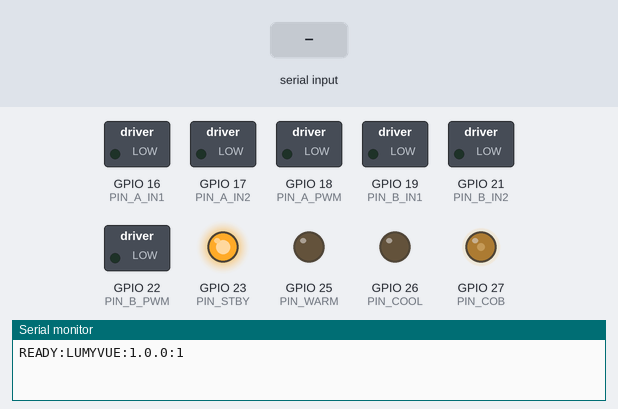
Simulated run of this sketch. Board: ESP32. Parts: switched loads named in the sketch (green lamp = pin HIGH), output pins drawn as LEDs (lit = HIGH), the last lines printed to the serial monitor. The inputs (shaded band) are chosen by the test bench. EEPROM starts erased.

Above: at 1.2 s.
1.3 s: "CAPTURE_START\n" received over Serial
At 1.95 s:
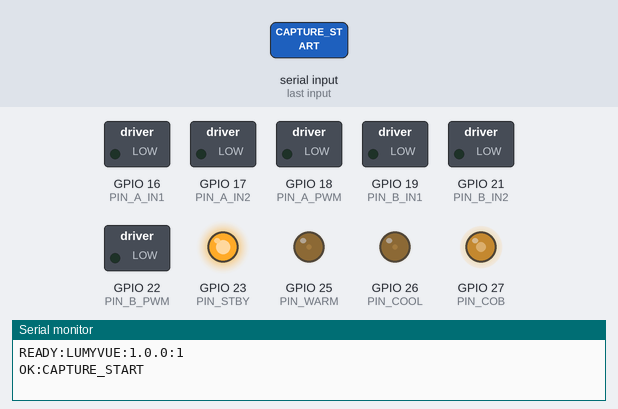
At 4.4 s:
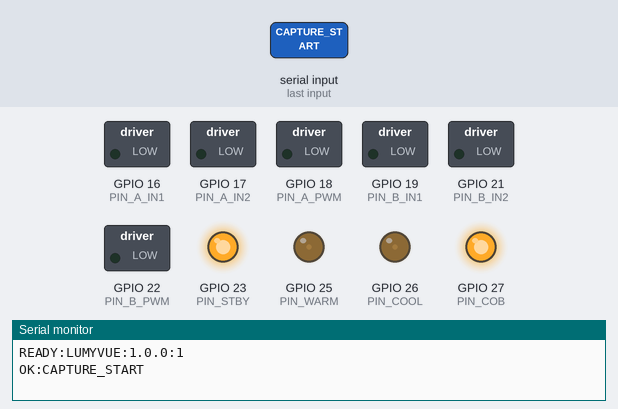
5.8 s: "PING\n" received over Serial
Timing chart, 0 to 37.3 s (numbered marks = the images above; inputs shaded):
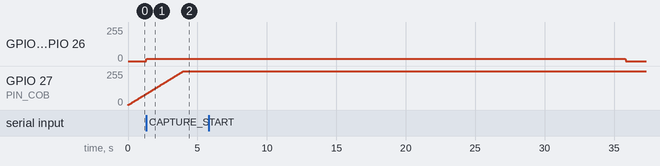

Measured:
- after the input at 1.3 s, GPIO 25 (PIN_WARM), GPIO 26 (PIN_COOL): 0/255 → 18/255 at once

The sketch:

LUMYVUE_ESP32_Firmware.ino
```cpp
/*
  LUMYVUE ESP32 lighting controller
  Firmware version : 1.0.0
  Protocol version : 1   (see PROTOCOL.md; the LUMYVUE app uses exactly the same protocol)

  What it does
    * Controls the two light groups of the LUMYVUE workstation over USB serial:
        SOFT lights  - the 12 V COB lights inside the housing      (GPIO 27)
        RING light   - the main light around the camera, two colour channels
                       warm / yellow (GPIO 25) and cool / white (GPIO 26)
    * The soft lights FADE IN by themselves as soon as the board gets power (about 4 seconds), without waiting for Windows or the app.
    * The ring light stays OFF until the app asks for it (CAPTURE_START / RING:n).
    * Every change glides (fades) instead of jumping; nothing in the code blocks.
    * Safety: if the ring light is on and the app goes silent for 30 s, the ring light switches itself off.

  Hardware (unchanged from the original ringlight.ino)
    The ESP32 pins drive logic-level N-channel MOSFETs (low-side switches); they do NOT power the lights directly.
    Gate -> 100 ohm from the GPIO, 10 k pulldown to GND (the light stays off while the board boots).
    The chin-rest motor driver (TB6612FNG) pins are left in their original safe state (motors stopped, driver awake);
    LUMYVUE does not move the chin rest.

  Arduino IDE settings
    Board  : "ESP32 Dev Module" (ESP32-WROOM-32 / DevKit) from the "esp32 by Espressif Systems" package, core 2.x or 3.x
    Library: Preferences (included with the ESP32 core). No other library is needed.
    Serial : 115200 baud, 8N1, lines end with \n (the app sends \n; \r\n is accepted too)
*/

#include <Preferences.h>
#include <string.h>
#include <math.h>

#define FW_VERSION       "1.0.0"
#define PROTOCOL_VERSION 1

// ===================================================================================================================================
//  Settings you may change (everything else must stay the same on every ESP32 so all firmware behaves alike)
// ===================================================================================================================================
const unsigned long SERIAL_BAUD        = 115200;
const unsigned long SOFT_FADE_IN_MS    = 4000;    // soft lights: time to fade in after power-up (and after the first command ends it)
const unsigned long FADE_MS            = 500;     // every other change glides over this time
const int           SOFT_DEFAULT       = 255;     // soft-light brightness (0..255) used at power-up when nothing was saved
const int           RING_DEFAULT       = 153;     // ring-light brightness when switched on (about 60 %)
const int           TEMP_DEFAULT       = 128;     // ring colour: 0 = fully warm, 255 = fully cool, 128 = neutral
const unsigned long RING_WATCHDOG_MS   = 30000;   // ring light off if no byte arrives for this long (the app polls every ~3 s)
const unsigned long SAVE_DELAY_MS      = 2000;    // settings are saved to flash this long after the last change

// ===================================================================================================================================
//  GPIO and PWM (identical to ringlight.ino)
// ===================================================================================================================================
const int PIN_WARM = 25;   // gate of the MOSFET on Y-  (ring, warm / yellow channel)
const int PIN_COOL = 26;   // gate of the MOSFET on W-  (ring, cool / white channel)
const int PIN_COB  = 27;   // gate of the MOSFET on the 12 V COB soft lights (negative side)

// Chin-rest motor driver (TB6612FNG). Not used by LUMYVUE: left stopped, exactly as in the original firmware.
const int PIN_A_IN1 = 16, PIN_A_IN2 = 17, PIN_A_PWM = 18;
const int PIN_B_IN1 = 19, PIN_B_IN2 = 21, PIN_B_PWM = 22;
const int PIN_STBY  = 23;

const uint32_t PWM_FREQ = 20000;                         // 20 kHz: no visible or camera flicker
const uint8_t  PWM_BITS = 10;                            // duty 0..1023
const uint32_t PWM_MAX  = (1UL << PWM_BITS) - 1;
const int CH_WARM = 0, CH_COOL = 1, CH_COB = 2, CH_MA = 3, CH_MB = 4;   // only used on core 2.x

// ===================================================================================================================================
//  PWM helpers (core 2.x and 3.x use different LEDC calls)
// ===================================================================================================================================
void pwmBegin(int pin, int ch) {
#if defined(ESP_ARDUINO_VERSION_MAJOR) && ESP_ARDUINO_VERSION_MAJOR >= 3
  ledcAttach(pin, PWM_FREQ, PWM_BITS);
#else
  ledcSetup(ch, PWM_FREQ, PWM_BITS);
  ledcAttachPin(pin, ch);
#endif
}

void pwmWrite(int pin, int ch, uint32_t duty) {
#if defined(ESP_ARDUINO_VERSION_MAJOR) && ESP_ARDUINO_VERSION_MAJOR >= 3
  ledcWrite(pin, duty);
#else
  ledcWrite(ch, duty);
#endif
}

// Gamma so a brightness slider feels even to the eye (same as the original firmware)
uint32_t toDuty(float x) {
  if (x <= 0) return 0;
  if (x >= 1) return PWM_MAX;
  return (uint32_t)(powf(x, 2.2f) * PWM_MAX + 0.5f);
}

// ===================================================================================================================================
//  Lighting state
// ===================================================================================================================================
Preferences prefs;

int  softLevel = SOFT_DEFAULT;   // remembered soft brightness 0..255
bool softOn    = true;           // soft lights are on at power-up
int  ringLevel = RING_DEFAULT;   // remembered ring brightness 0..255 (used when the ring is switched on)
bool ringOn    = false;          // the ring light is OFF until the app asks for it
int  tempLevel = TEMP_DEFAULT;   // ring colour 0 warm .. 255 cool
bool captureActive = false;      // between CAPTURE_START and CAPTURE_END

// Target duty (what the lights are heading to) and current duty (what the pins output now)
float tgtWarm = 0, tgtCool = 0, tgtCob = 0;
float curWarm = 0, curCool = 0, curCob = 0;
unsigned long softFadeMs = SOFT_FADE_IN_MS;   // slow at power-up, normal after the first command or once the target is reached
unsigned long lastFade = 0;

bool dirty = false;
unsigned long lastChange = 0;
unsigned long lastRx = 0;

void applyOutput() {
  float s = softOn ? softLevel / 255.0f : 0.0f;
  float b = ringOn ? ringLevel / 255.0f : 0.0f;
  float t = tempLevel / 255.0f;
  // Warm and cool shares add up to the brightness, so the supply never has to deliver more than one full channel at a time.
  tgtWarm = (float)toDuty(b * (1.0f - t));
  tgtCool = (float)toDuty(b * t);
  tgtCob  = (float)toDuty(s);
}

float slew(float cur, float tgt, float step) {
  if (cur < tgt) return (cur + step < tgt) ? cur + step : tgt;
  if (cur > tgt) return (cur - step > tgt) ? cur - step : tgt;
  return cur;
}

// Called from loop(): moves every light a little closer to its target. Never blocks.
void fadeUpdate() {
  unsigned long now = millis();
  unsigned long dt = now - lastFade;
  if (dt < 10) return;
  if (dt > 50) dt = 50;                                   // never jump after a long pause
  lastFade = now;
  float stepNormal = (float)PWM_MAX * dt / FADE_MS;
  float stepSoft   = (float)PWM_MAX * dt / softFadeMs;
  curWarm = slew(curWarm, tgtWarm, stepNormal);
  curCool = slew(curCool, tgtCool, stepNormal);
  curCob  = slew(curCob,  tgtCob,  stepSoft);
  pwmWrite(PIN_WARM, CH_WARM, (uint32_t)(curWarm + 0.5f));
  pwmWrite(PIN_COOL, CH_COOL, (uint32_t)(curCool + 0.5f));
  pwmWrite(PIN_COB,  CH_COB,  (uint32_t)(curCob + 0.5f));
  if (softFadeMs != FADE_MS && tgtCob > 0 && curCob >= tgtCob) softFadeMs = FADE_MS;   // the slow power-up fade is finished
}

void markChanged() {
  dirty = true;
  lastChange = millis();
}

// ===================================================================================================================================
//  Serial protocol (see PROTOCOL.md). One command per line, one answer per command.
// ===================================================================================================================================
// Commands:  HELLO  PING  STATUS  SOFT:n  RING:n  RINGLEVEL:n  TEMP:n  CAPTURE_START  CAPTURE_END  ALL_OFF      (n = 0..255)
// Answers:   READY:LUMYVUE:<fw>:<protocol>   PONG   STATUS:...   OK:<command>[:<n>]   ERROR:INVALID_COMMAND   ERROR:INVALID_BRIGHTNESS
// "OK" means the command was ACCEPTED and the target was set. It does not mean the light has finished fading or reached a measured brightness.

char lineBuf[64];
uint8_t lineLen = 0;
bool lineOverflow = false;

void replyReady() {
  Serial.print("READY:LUMYVUE:");
  Serial.print(FW_VERSION);
  Serial.print(":");
  Serial.println(PROTOCOL_VERSION);
}

void replyStatus() {
  Serial.print("STATUS:SOFT=");       Serial.print(softOn ? softLevel : 0);
  Serial.print(";SOFTLEVEL=");        Serial.print(softLevel);
  Serial.print(";RING=");             Serial.print(ringOn ? ringLevel : 0);
  Serial.print(";RINGLEVEL=");        Serial.print(ringLevel);
  Serial.print(";TEMP=");             Serial.print(tempLevel);
  Serial.print(";CAPTURE=");          Serial.print(captureActive ? 1 : 0);
  Serial.print(";FW=");               Serial.print(FW_VERSION);
  Serial.print(";P=");                Serial.print(PROTOCOL_VERSION);
  Serial.print(";UP=");               Serial.println(millis() / 1000UL);
}

void replyOkValue(const char* name, int v) {
  Serial.print("OK:");
  Serial.print(name);
  Serial.print(":");
  Serial.println(v);
}

void replyOk(const char* name) {
  Serial.print("OK:");
  Serial.println(name);
}

void replyError(const char* what) {
  Serial.print("ERROR:");
  Serial.println(what);
}

// A brightness argument: 1 to 3 digits only, 0..255
bool parseLevel(const char* s, int* out) {
  if (s == NULL || *s == 0) return false;
  int n = 0, v = 0;
  for (const char* p = s; *p; p++, n++) {
    if (*p < '0' || *p > '9' || n >= 3) return false;
    v = v * 10 + (*p - '0');
  }
  if (v > 255) return false;
  *out = v;
  return true;
}

void handleLine(char* line) {
  // split "NAME:ARG"
  char* arg = NULL;
  for (char* p = line; *p; p++) {
    if (*p == ':') { *p = 0; arg = p + 1; break; }
  }
  for (char* p = line; *p; p++) if (*p >= 'a' && *p <= 'z') *p = *p - 'a' + 'A';   // command names are not case sensitive

  int v = 0;

  if (!strcmp(line, "SOFT") || !strcmp(line, "RING") || !strcmp(line, "RINGLEVEL") || !strcmp(line, "TEMP")) {
    if (!parseLevel(arg, &v)) { replyError("INVALID_BRIGHTNESS"); return; }
    if (!strcmp(line, "SOFT")) {
      softFadeMs = FADE_MS;                              // any soft command ends the slow power-up fade
      if (v > 0) { softLevel = v; softOn = true; } else { softOn = false; }
      applyOutput(); markChanged();
      replyOkValue("SOFT", v);
    } else if (!strcmp(line, "RING")) {
      if (v > 0) { ringLevel = v; ringOn = true; } else { ringOn = false; captureActive = false; }
      applyOutput(); markChanged();
      replyOkValue("RING", v);
    } else if (!strcmp(line, "RINGLEVEL")) {
      ringLevel = (v > 0) ? v : ringLevel;               // remember the level; the ring is not switched on by this command
      applyOutput(); markChanged();
      replyOkValue("RINGLEVEL", ringLevel);
    } else {
      tempLevel = v;
      applyOutput(); markChanged();
      replyOkValue("TEMP", v);
    }
    return;
  }

  if (arg != NULL) { replyError("INVALID_COMMAND"); return; }   // the remaining commands take no argument

  if (!strcmp(line, "HELLO"))              { replyReady(); }
  else if (!strcmp(line, "PING"))          { Serial.println("PONG"); }
  else if (!strcmp(line, "STATUS"))        { replyStatus(); }
  else if (!strcmp(line, "CAPTURE_START")) { captureActive = true; ringOn = true; applyOutput(); markChanged(); replyOk("CAPTURE_START"); }
  else if (!strcmp(line, "CAPTURE_END"))   { captureActive = false; ringOn = false; applyOutput(); markChanged(); replyOk("CAPTURE_END"); }
  else if (!strcmp(line, "ALL_OFF"))       { softFadeMs = FADE_MS; softOn = false; ringOn = false; captureActive = false; applyOutput(); markChanged(); replyOk("ALL_OFF"); }
  else                                     { replyError("INVALID_COMMAND"); }
}

void readSerial() {
  while (Serial.available() > 0) {
    int c = Serial.read();
    if (c < 0) break;
    lastRx = millis();
    if (c == '\n' || c == '\r') {
      if (lineOverflow) { replyError("INVALID_COMMAND"); lineOverflow = false; lineLen = 0; continue; }
      if (lineLen == 0) continue;                        // empty line (the second half of \r\n)
      lineBuf[lineLen] = 0;
      lineLen = 0;
      handleLine(lineBuf);
      continue;
    }
    if (lineOverflow) continue;
    if (lineLen < sizeof(lineBuf) - 1) lineBuf[lineLen++] = (char)c;
    else lineOverflow = true;                            // too long: ignore the rest of the line, then report an error
  }
}

// ===================================================================================================================================
//  setup / loop
// ===================================================================================================================================
void setup() {
  Serial.begin(SERIAL_BAUD);

  // light outputs: the MOSFET gates start at 0 (lights off)
  pwmBegin(PIN_WARM, CH_WARM);
  pwmBegin(PIN_COOL, CH_COOL);
  pwmBegin(PIN_COB, CH_COB);
  pwmWrite(PIN_WARM, CH_WARM, 0);
  pwmWrite(PIN_COOL, CH_COOL, 0);
  pwmWrite(PIN_COB, CH_COB, 0);

  // chin-rest motor driver: same safe start as the original firmware (motors stopped, driver awake)
  pinMode(PIN_A_IN1, OUTPUT); pinMode(PIN_A_IN2, OUTPUT);
  pinMode(PIN_B_IN1, OUTPUT); pinMode(PIN_B_IN2, OUTPUT);
  pinMode(PIN_STBY, OUTPUT);
  pwmBegin(PIN_A_PWM, CH_MA);
  pwmBegin(PIN_B_PWM, CH_MB);
  digitalWrite(PIN_A_IN1, LOW); digitalWrite(PIN_A_IN2, LOW); pwmWrite(PIN_A_PWM, CH_MA, 0);
  digitalWrite(PIN_B_IN1, LOW); digitalWrite(PIN_B_IN2, LOW); pwmWrite(PIN_B_PWM, CH_MB, 0);
  digitalWrite(PIN_STBY, HIGH);

  // saved settings (the soft lights always come on at power-up, at the saved brightness or the default)
  prefs.begin("lumyvue", false);
  int s = prefs.getUChar("soft", SOFT_DEFAULT);
  softLevel = (s > 0) ? s : SOFT_DEFAULT;
  int r = prefs.getUChar("ring", RING_DEFAULT);
  ringLevel = (r > 0) ? r : RING_DEFAULT;
  tempLevel = prefs.getUChar("temp", TEMP_DEFAULT);
  softOn = true;                  // soft lights: fade in by themselves
  ringOn = false;                 // ring light: off until the app asks
  captureActive = false;
  softFadeMs = SOFT_FADE_IN_MS;
  applyOutput();

  lastFade = millis();
  lastRx = millis();
  replyReady();                   // tells an app that is already listening that the board has (re)started
}

void loop() {
  readSerial();
  fadeUpdate();

  // safety: never leave the ring light on if the app stopped talking (crash, cable pulled)
  if (ringOn && millis() - lastRx > RING_WATCHDOG_MS) {
    ringOn = false;
    captureActive = false;
    applyOutput();
    Serial.println("EVENT:RING_TIMEOUT");
  }

  // save to flash a moment after the last change (not on every slider movement)
  if (dirty && millis() - lastChange > SAVE_DELAY_MS) {
    prefs.putUChar("soft", (uint8_t)softLevel);
    prefs.putUChar("ring", (uint8_t)ringLevel);
    prefs.putUChar("temp", (uint8_t)tempLevel);
    dirty = false;
  }
}
```
